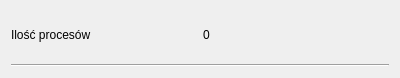
<?xml version="1.0" encoding="UTF-8"?>
<ui version="4.0">
 <class>Workers</class>
 <widget class="QWidget" name="Workers">
  <property name="geometry">
   <rect>
    <x>0</x>
    <y>0</y>
    <width>400</width>
    <height>78</height>
   </rect>
  </property>
  <property name="windowTitle">
   <string>Form</string>
  </property>
  <layout class="QGridLayout" name="gridLayout">
   <item row="0" column="0">
    <widget class="QLabel" name="et1">
     <property name="text">
      <string>Ilość procesów</string>
     </property>
    </widget>
   </item>
   <item row="0" column="1">
    <widget class="QLabel" name="eCount">
     <property name="text">
      <string>0</string>
     </property>
    </widget>
   </item>
   <item row="1" column="0" colspan="2">
    <widget class="Line" name="line">
     <property name="orientation">
      <enum>Qt::Horizontal</enum>
     </property>
    </widget>
   </item>
  </layout>
 </widget>
 <resources/>
 <connections/>
</ui>
